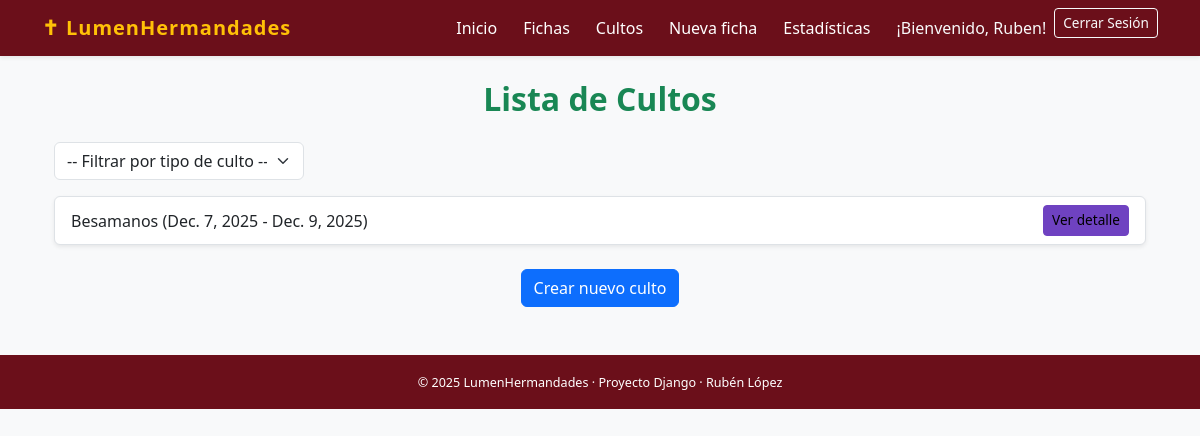
Screenshot of /cultos/ (signed in) with the database file from the repository.
### lumenApp/models.py (models this page shows, shortened)
class Hermano(models.Model):
    nombre = models.CharField(max_length=100)
    apellidos = models.CharField(max_length=100)
    dni = models.CharField(max_length=20, unique=True)
    fecha_nacimiento = models.DateField()
    fecha_ingreso = models.DateField()
    estado = models.CharField(
        max_length=10,
        choices=EstadoHermano.choices,
        default=EstadoHermano.ACTIVO
    )
    imagen = models.ImageField(upload_to='hermanos/', blank=True, null=True)
    usuario = models.OneToOneField(User, on_delete=models.CASCADE)

class Culto(models.Model):
    tipo = models.ForeignKey(TipoCulto, on_delete=models.CASCADE)
    fecha_inicio = models.DateField(blank=True, null=True)
    fecha_fin = models.DateField(blank=True, null=True)
    descripcion = models.TextField(blank=True, null=True)
    hermanos = models.ManyToManyField(Hermano, through='ParticipacionCulto', related_name='cultos')

class TipoCulto(models.Model):
    nombre = models.CharField(max_length=50, unique=True)
    descripcion = models.TextField(blank=True, null=True)

### lumenApp/views.py (the view)
# urls.py: path('cultos/', CultoListView.as_view(), name='cultos_lista'),
class CultoListView(LoginRequiredMixin, ListView):
    model = Culto
    template_name = 'lumenApp/cultos_lista.html'
    context_object_name = 'cultos'
    def get_queryset(self):
        cultos = Culto.objects.all()
        tipo_id = self.request.GET.get('tipo')
        if tipo_id:
            cultos = cultos.filter(tipo__id=tipo_id)
        return cultos
    def get_context_data(self, **kwargs):
        context = super().get_context_data(**kwargs)
        context['es_admin'] = es_admin(self.request.user)
        context['tipos'] = TipoCulto.objects.all()
        context['tipo_seleccionado'] = self.request.GET.get('tipo')
        return context

### lumenApp/views.py (called while the page is built)
def es_admin(user):
    return user.groups.filter(name="Administradores").exists()

### lumenApp/templates/lumenApp/cultos_lista.html (shortened to what this page needs)
{% extends 'lumenApp/base.html' %}
{% block content %}
<div class="container mt-4">
    <h2 class="mb-4 text-center text-success">Lista de Cultos</h2>
    {% if es_admin %}
    <div class="mb-3">
        <form method="get" class="d-flex gap-2">
            <select name="tipo" class="form-select" style="max-width: 250px;" onchange="this.form.submit()">
                <option value="">-- Filtrar por tipo de culto --</option>
            </select>
        </form>
    </div>
    {% endif %}
    {% if cultos %}
    <div class="list-group">
        {% for culto in cultos %}
        <div class="list-group-item d-flex justify-content-between align-items-center mb-2 shadow-sm rounded">
            <span>{{ culto.tipo.nombre }} ({{ culto.fecha_inicio }}{% if culto.fecha_fin %} - {{ culto.fecha_fin }}{% endif %})</span>
            <div>
                <a href="{% url 'detalle_culto' culto.pk %}" class="btn btn-sm btn-info">Ver detalle</a>
            </div>
        </div>
        {% endfor %}
    </div>
    {% else %}
        <p class="text-muted text-center">No hay cultos disponibles.</p>
    {% endif %}
    {% if es_admin %}
        <div class="text-center mt-3">
            <a href="{% url 'crear_culto' %}" class="btn btn-primary">Crear nuevo culto</a>
        </div>
    {% endif %}
</div>
{% endblock %}

### lumenApp/templates/lumenApp/base.html (shortened to what this page needs)
{% load static %}
<!DOCTYPE html>
<html lang="es">
<head>
    <link href="https://cdn.jsdelivr.net/npm/bootstrap@5.3.3/dist/css/bootstrap.min.css" rel="stylesheet">
    <link rel="stylesheet" href="{% static 'lumenApp/css/styles.css' %}">
</head>
<body class="bg-light">
    <nav class="navbar navbar-expand-lg navbar-dark shadow-sm mb-4" style="background-color:#6b0f1a;">
        <div class="container">
            <a class="navbar-brand fw-bold text-warning" href="{% url 'principal' %}">
                ✝ LumenHermandades
            </a>
             <div class="navbar-nav ms-auto">
                {% if user.is_authenticated %}
                    <a class="nav-link text-white" href="{% url 'principal' %}">Inicio</a>
                    <a class="nav-link text-white" href="{% url 'fichas_lista' %}">Fichas</a>
                    <a class="nav-link text-white" href="{% url 'cultos_lista' %}">Cultos</a>
                    {% if es_admin %}
                        <a class="nav-link text-white" href="{% url 'crear_hermano' %}">Nueva ficha</a>
                        <a class="nav-link text-white" href="{% url 'estadisticas' %}">Estadísticas</a>
                    {% endif %}
                    <span class="navbar-text text-light mx-2">¡Bienvenido, {{ user.hermano.nombre }}!</span>
                    <form action="{% url 'logout' %}" method="post" class="d-inline">
                        <button type="submit" class="btn btn-outline-light btn-sm">Cerrar Sesión</button>
                    </form>
                {% else %}
                    <span class="navbar-text text-light ms-2">
                        <a class="text-light text-decoration-underline" href="{% url 'login' %}">Inicia sesión</a> para más funciones.
                    </span>
                {% endif %}
            </div>
        </div>
    </nav>
    <main class="container mb-5">
        {% block content %}{% endblock %}
    </main>
    <footer class="text-center py-3 text-white" style="background-color:#6b0f1a;">
        <small>
            &copy; {{ year|default:2025 }} LumenHermandades · Proyecto Django · Rubén López
        </small>
    </footer>
</body>
</html>

### lumenApp/static/lumenApp/css/styles.css (style rules this page uses)
body { font-family: "Segoe UI", Tahoma, sans-serif; background-color: #f8f9fa; }
.navbar-brand { letter-spacing: 1px; font-weight: bold; color: #4b2e83; }
.navbar a { color: #4b2e83; margin-right: 10px; }
h1, h2, h3 { font-weight: 600; color: #4b2e83; }
.list-group-item { border-radius: 12px; background-color: #ffffff; }
.btn-info { background-color: #6f42c1; border-color: #6f42c1; }
.btn-sm { font-size: 0.85rem; }
form input, form select, form textarea { border-radius: 8px; border: 1px solid #ced4da; padding: 6px 10px; }
footer { font-size: 0.9rem; text-align: center; padding: 15px 0; background-color: #e9ecef; color: #495057; margin-top: 20px; }
a { text-decoration: none; }

### rows the page displays
Culto: tipo.nombre "Besamanos", fecha_inicio "Dec. 7, 2025", fecha_fin "Dec. 9, 2025"

### other values shown
{{ user.hermano.nombre }} "Ruben"
{{ year|default:2025 }} "2025"
